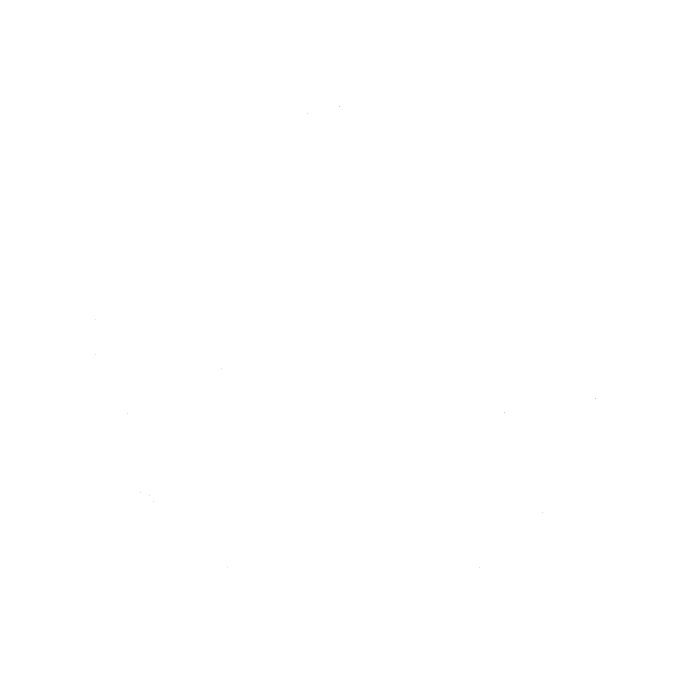
Frame 1 (no input)
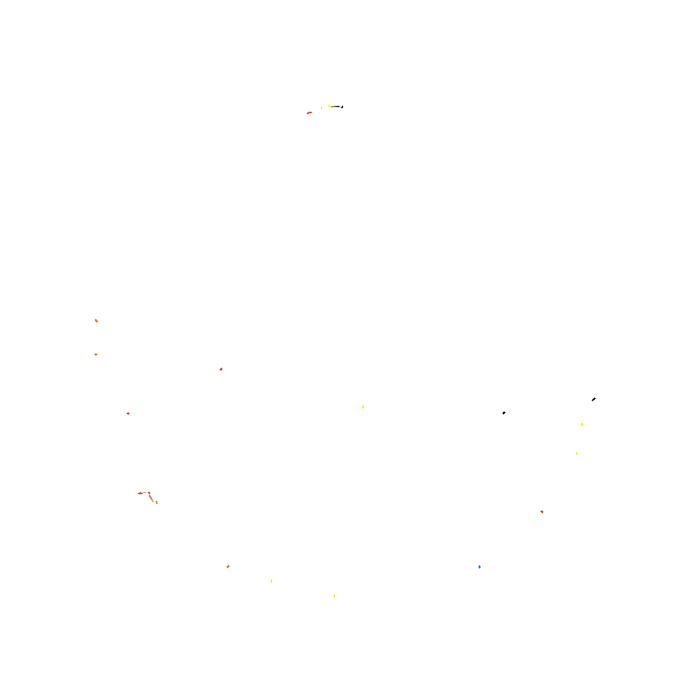
Frame 60 (the mouse pressed at the canvas centre just before this capture)
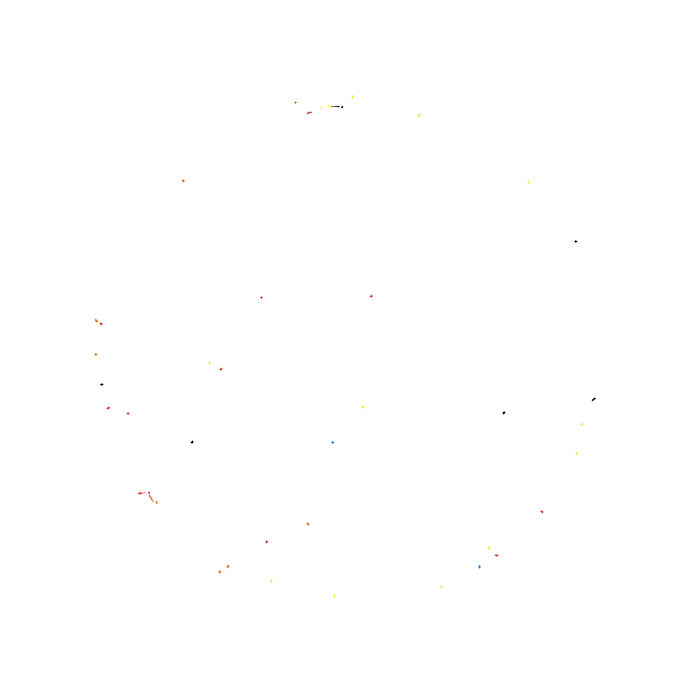
Frame 120 (the mouse held since frame 60 and released just before this capture)

The Processing sketch that drew these frames (run headless with seeded random() and noise(); from frame 60 on, the mouse is pressed at the canvas centre):

// Processing sketch: MovingLines
// ── MovingLines.pde
// number of particles
final static int N = 20;
final static color[] cols = {#000000, #CB3C28, #0079DC, #F8F32B, #EA7419 };
import java.util.*;
float loveSpeed = 1;
float loveDistance = 0.5;
float loveNumerator = 1.5;
float timeAmount = 20;
float strokeWeight = 1.4;

// collection of all particles
HashSet<Particle> particles = new HashSet<Particle>(N);
 
void setup() {
  size(700,700);
  noFill();
  smooth(8);
  strokeWeight(strokeWeight);
  background(255, 255, 255);
 
  // initialize particles
  for (int i=0; i<N; i++) {
    particles.add(new Particle(i, 100, 100) );
  }
}
 
float time = 0.0;

void draw() {
  drawLines();
  time += timeAmount;
  println(frameRate);
}

 
 void mousePressed(){
  for(Particle p : particles) p.reset();
 }

// ── Lines.pde
void drawLines(){  
  for (Particle p : particles) {
 
    // love/hate vector
    float lovex = 0.0;
    float lovey = 0.0;
 
    for (Particle o : particles) {
      // do not compare with yourself
      if (p.id != o.id) {
        // calculate vector to get distance and direction
        PVector v = new PVector(o.x-p.x, o.y-p.y);
        float distance = v.mag();
        float angle = v.heading();
 
        // love!
        float love = loveNumerator/ distance;
        // or hate...
        if (distance<loveDistance) love = -love;
 
        // mood factor
        love *= p.moodSimilarity(o);
        // not too fast!
        love *= loveSpeed;
 
        // update love vector
        lovex += love * cos(angle);
        lovey += love * sin(angle);
      } 
 
      // calculated love vector will be our speed in resultant direction
      p.dx = lovex;
      p.dy = lovey;
    }
  }
 
  // update and draw
  for (Particle p : particles) {
    p.update();
    p.draw();
  }
}

// ── Particle.pde
class Particle {
  // position
  float x, y;
  // velocity
  float dx, dy;
  // id
  int id;
  // life length
  float age;
  // some random color
  color c = cols[(int)random(cols.length)];
  
  // mood factor
  float mood;
 
   Particle(int i, float e, float g) {
    id = i;
    reset();
  }
  
  void reset() {
    // distribute initial point on the ring, more near the outer edge, distorted
    float angle = random(TWO_PI);
    float r = 5.0*randomGaussian() + (width/2-100)*(1.0-pow(random(1.0), 7.0));
    x = cos(angle)*r;
    y = sin(angle)*r;
    age = (int)random(100, 2000);
    calcMood();
  }
 
  void draw() {
    stroke(c,50);
    point(x+width/2, y+height/2);
  }
 
  // update position with externally calculated speed
  // check also age
  void update() {
    if(--age < 0) {
      reset();
    } else {
      x += dx;
      y += dy;
      calcMood();
    }
  }
 
  
  // compare moods
  float moodSimilarity(Particle p) {
    return 1.0-abs(p.mood-this.mood);
  }
  
  // calculate current mood
  private void calcMood() {
    mood = sin(noise(x/10.0,y/10.0,time)*TWO_PI); 
  }
 }
